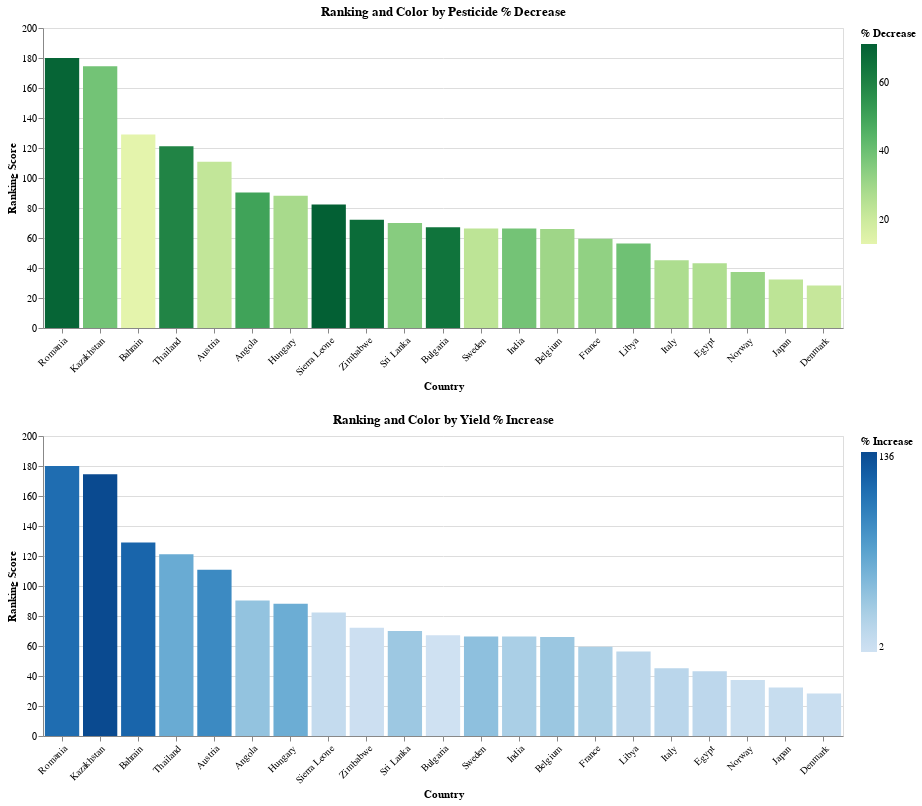

Here is the notebook cell this chart was saved with:
### Code cell
chart_width = 800

base_chart = alt.Chart(ranking_df, width=chart_width).mark_bar().encode(
    x=alt.X('Country:N', sort='-y', title='Country', axis=alt.Axis(labelAngle=-45)),
    y=alt.Y('Ranking Score:Q', title='Ranking Score'),
    tooltip=['Country', 'Ranking Score', 'Pesticide Percentage Decrease', 'Yield Percentage Increase']
)

pesticide_chart = base_chart.encode(
    color=alt.Color('Pesticide Percentage Decrease:Q', scale=alt.Scale(scheme='yellowgreen'), title='% Decrease')
).properties(title="Ranking and Color by Pesticide % Decrease")

yield_chart = base_chart.encode(
    color=alt.Color('Yield Percentage Increase:Q', scale=alt.Scale(scheme='blues'), title='% Increase')
).properties(title="Ranking and Color by Yield % Increase")

combined_chart = alt.vconcat(pesticide_chart, yield_chart).resolve_scale(color='independent')

combined_chart

### Figure 1 — Vega-Lite specification as saved in the notebook (floating-point values rounded to 4 significant figures)
{"config": {"view": {"continuousWidth": 300, "continuousHeight": 300}}, "vconcat": [{"mark": {"type": "bar"}, "encoding": {"color": {"field": "Pesticide Percentage Decrease", "scale": {"scheme": "yellowgreen"}, "title": "% Decrease", "type": "quantitative"}, "tooltip": [{"field": "Country", "type": "nominal"}, {"field": "Ranking Score", "type": "quantitative"}, {"field": "Pesticide Percentage Decrease", "type": "quantitative"}, {"field": "Yield Percentage Increase", "type": "quantitative"}], "x": {"axis": {"labelAngle": -45}, "field": "Country", "sort": "-y", "title": "Country", "type": "nominal"}, "y": {"field": "Ranking Score", "title": "Ranking Score", "type": "quantitative"}}, "title": "Ranking and Color by Pesticide % Decrease", "width": 800}, {"mark": {"type": "bar"}, "encoding": {"color": {"field": "Yield Percentage Increase", "scale": {"scheme": "blues"}, "title": "% Increase", "type": "quantitative"}, "tooltip": [{"field": "Country", "type": "nominal"}, {"field": "Ranking Score", "type": "quantitative"}, {"field": "Pesticide Percentage Decrease", "type": "quantitative"}, {"field": "Yield Percentage Increase", "type": "quantitative"}], "x": {"axis": {"labelAngle": -45}, "field": "Country", "sort": "-y", "title": "Country", "type": "nominal"}, "y": {"field": "Ranking Score", "title": "Ranking Score", "type": "quantitative"}}, "title": "Ranking and Color by Yield % Increase", "width": 800}], "data": {"name": "data-fa015d108119bc8255d29c8342cda3cb"}, "resolve": {"scale": {"color": "independent"}}, "$schema": "https://vega.github.io/schema/vega-lite/v5.14.1.json", "datasets": {"data-fa015d108119bc8255d29c8342cda3cb": [{"Country": "Romania", "Yield Percentage Increase": 110.2, "Pesticide Percentage Decrease": 69.84, "Ranking Score": 180.1}, {"Country": "Kazakhstan", "Yield Percentage Increase": 135.7, "Pesticide Percentage Decrease": 38.78, "Ranking Score": 174.5}, {"Country": "Bahrain", "Yield Percentage Increase": 116.1, "Pesticide Percentage Decrease": 12.82, "Ranking Score": 128.9}, {"Country": "Thailand", "Yield Percentage Increase": 61.78, "Pesticide Percentage Decrease": 59.34, "Ranking Score": 121.1}, {"Country": "Austria", "Yield Percentage Increase": 88.57, "Pesticide Percentage Decrease": 22.34, "Ranking Score": 110.9}, {"Country": "Angola", "Yield Percentage Increase": 40.4, "Pesticide Percentage Decrease": 50.0, "Ranking Score": 90.4}, {"Country": "Hungary", "Yield Percentage Increase": 59.96, "Pesticide Percentage Decrease": 28.22, "Ranking Score": 88.17}, {"Country": "Sierra Leone", "Yield Percentage Increase": 10.98, "Pesticide Percentage Decrease": 71.43, "Ranking Score": 82.4}, {"Country": "Zimbabwe", "Yield Percentage Increase": 4.773, "Pesticide Percentage Decrease": 67.37, "Ranking Score": 72.14}, {"Country": "Sri Lanka", "Yield Percentage Increase": 35.12, "Pesticide Percentage Decrease": 34.94, "Ranking Score": 70.05}, {"Country": "Bulgaria", "Yield Percentage Increase": 2.3, "Pesticide Percentage Decrease": 64.89, "Ranking Score": 67.19}, {"Country": "Sweden", "Yield Percentage Increase": 42.84, "Pesticide Percentage Decrease": 23.46, "Ranking Score": 66.3}, {"Country": "India", "Yield Percentage Increase": 27.63, "Pesticide Percentage Decrease": 38.64, "Ranking Score": 66.27}, {"Country": "Belgium", "Yield Percentage Increase": 35.74, "Pesticide Percentage Decrease": 30.19, "Ranking Score": 65.94}, {"Country": "France", "Yield Percentage Increase": 26.64, "Pesticide Percentage Decrease": 32.88, "Ranking Score": 59.52}, {"Country": "Libya", "Yield Percentage Increase": 16.74, "Pesticide Percentage Decrease": 39.67, "Ranking Score": 56.41}, {"Country": "Italy", "Yield Percentage Increase": 18.08, "Pesticide Percentage Decrease": 27.14, "Ranking Score": 45.22}, {"Country": "Egypt", "Yield Percentage Increase": 16.53, "Pesticide Percentage Decrease": 26.65, "Ranking Score": 43.18}, {"Country": "Norway", "Yield Percentage Increase": 5.883, "Pesticide Percentage Decrease": 31.39, "Ranking Score": 37.27}, {"Country": "Japan", "Yield Percentage Increase": 8.787, "Pesticide Percentage Decrease": 23.59, "Ranking Score": 32.37}, {"Country": "Denmark", "Yield Percentage Increase": 6.897, "Pesticide Percentage Decrease": 21.36, "Ranking Score": 28.26}]}}
